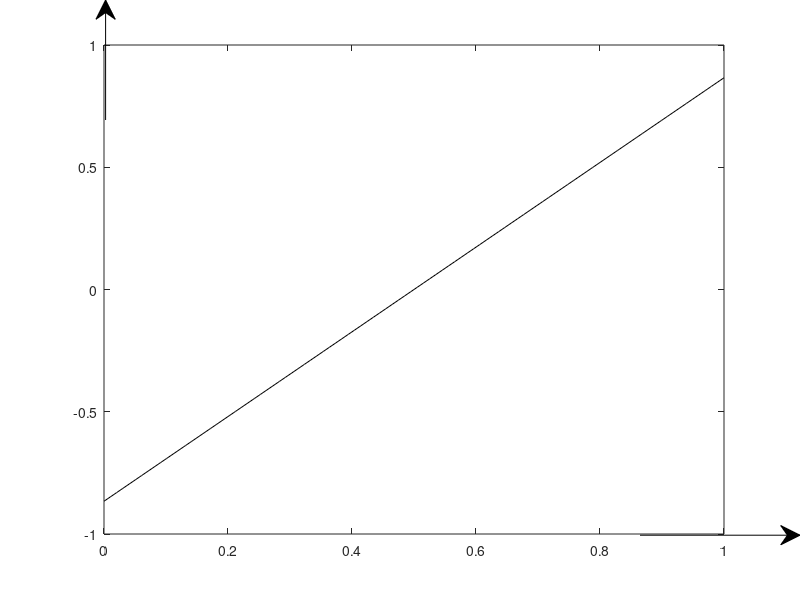

This figure's MATLAB source:
x=linspace(0,1,100);
y=sqrt(3)*(x-0.5);
plot(x,y,'k')
annotation('arrow',[0.132 0.132],[0.8 1]);
annotation('arrow',[0.8 1],[0.108 0.108]);